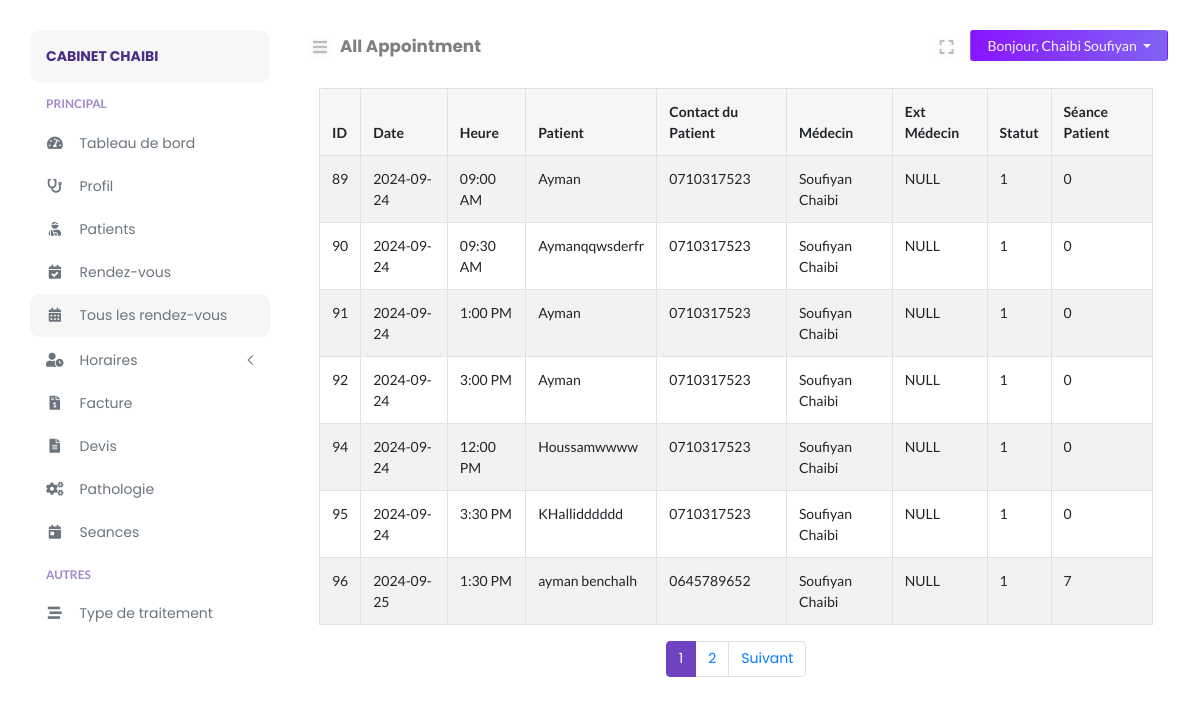
The page /doctor/all-appointment.php (signed in) on the database its author committed.
### tables this page shows
CREATE TABLE `doctors` (
  `doctor_id` int NOT NULL,
  `doctor_avatar` varchar(255) NOT NULL,
  `doctor_firstname` varchar(255) NOT NULL,
  `doctor_lastname` varchar(255) NOT NULL,
  `doctor_speciality` varchar(255) NOT NULL,
  `doctor_experience` varchar(10) NOT NULL,
  `doctor_desc` text NOT NULL,
  `doctor_password` varchar(255) NOT NULL,
  `doctor_token` varchar(255) DEFAULT NULL,
  `doctor_spoke` varchar(255) NOT NULL,
  `doctor_gender` varchar(10) NOT NULL,
  `doctor_dob` date NOT NULL,
  `doctor_email` varchar(255) NOT NULL,
  `doctor_contact` varchar(15) NOT NULL,
  `consult_fee` int NOT NULL,
  `date_created` datetime NOT NULL,
  `clinic_id` int NOT NULL
);

CREATE TABLE `appointment` (
  `app_id` int NOT NULL,
  `app_date` date NOT NULL,
  `app_time` varchar(255) NOT NULL,
  `treatment_type` varchar(255) DEFAULT NULL,
  `patient_id` varchar(50) NOT NULL,
  `doctor_id` int NOT NULL,
  `clinic_id` int NOT NULL,
  `doctor_ext` varchar(20) DEFAULT NULL,
  `status` int NOT NULL COMMENT '1: Confirm, 0: Not Confirm',
  `consult_status` int NOT NULL COMMENT '1: Visited 0: None',
  `arrive_status` int NOT NULL COMMENT '1: Arrived 0: None'
);

CREATE TABLE `patients` (
  `patient_id` varchar(50) NOT NULL,
  `patient_firstname` varchar(255) NOT NULL,
  `patient_identity` varchar(255) NOT NULL,
  `montent_p` int DEFAULT NULL,
  `patient_Seance` int NOT NULL,
  `patient_age` varchar(11) NOT NULL,
  `patient_contact` varchar(255) NOT NULL,
  `date_created` datetime NOT NULL
);

### doctor/includes/path.inc.php (called while the page is built, shortened)
<?php
$PATH = "doclab/doctor";
switch ($_SERVER["SCRIPT_NAME"]) {
    case '/'.$PATH.'/all-appointment.php':
        $CURRENT_PAGE = "All Appointment";
        break;
}
?>

### doctor/includes/session.inc.php (called while the page is built, shortened)
<?php
$sess_email = $_SESSION["DoctorRoleEmail"];
$stmt = $conn->prepare("SELECT * FROM doctors WHERE doctor_email = ?");
$stmt->bind_param("s", $sess_email);
$stmt->execute();
$doctor_result = $stmt->get_result();
$doctor_row = $doctor_result->fetch_assoc();

### doctor/all-appointment.php (the view, shortened to what this page needs)
<?php
require_once('../config/autoload.php');
require_once('./includes/path.inc.php');
require_once('./includes/session.inc.php');
$clinic_id = $doctor_row['clinic_id'];
$rows_per_page = 7;
$current_page = isset($_GET['page']) ? (int)$_GET['page'] : 1;
$offset = ($current_page - 1) * $rows_per_page;
$total_rows_query = $conn->prepare("
    SELECT COUNT(*) as total
    FROM appointment a
    WHERE a.clinic_id = ?
");
$total_rows_query->bind_param("i", $clinic_id);
$total_rows_query->execute();
$total_rows_result = $total_rows_query->get_result();
$total_rows = $total_rows_result->fetch_assoc()['total'];
$total_pages = ceil($total_rows / $rows_per_page);
?>
<!DOCTYPE html>
<html lang="fr">
<head>
</head>
<body>
    <div class="page-content" id="content">
        <?php include HEADER; ?>
        <div class="container mt-4">
            <?php
            if ($clinic_id > 0) {
                $stmt = $conn->prepare("
                    SELECT a.app_id,
                        a.app_date,
                        a.app_time,
                        a.treatment_type,
                        p.patient_firstname AS patient_name,
                        p.patient_contact AS patient_email,
                        p.patient_Seance AS patient_seance,
                        CONCAT(d.doctor_firstname, ' ', d.doctor_lastname) AS doctor_name,
                        a.doctor_ext,
                        a.status
                    FROM appointment a
                    JOIN patients p ON a.patient_id = p.patient_id
                    JOIN doctors d ON a.doctor_id = d.doctor_id
                    WHERE a.clinic_id = ?
                    LIMIT ? OFFSET ?
                ");
                if ($stmt) {
                    $stmt->bind_param("iii", $clinic_id, $rows_per_page, $offset);
                    $stmt->execute();
                    $result = $stmt->get_result();
                    if ($result && $result->num_rows > 0) {
                        echo '<table class="table table-bordered table-striped">';
                        echo '<thead>';
                        echo '<tr>';
                        echo '<th>ID</th>';
                        echo '<th>Date</th>';
                        echo '<th>Heure</th>';
                        echo '<th>Patient</th>';
                        echo '<th>Contact du Patient</th>';
                        echo '<th>Médecin</th>';
                        echo '<th>Ext Médecin</th>';
                        echo '<th>Statut</th>';
                        echo '<th>Séance Patient</th>';
                        echo '</tr>';
                        echo '</thead>';
                        echo '<tbody>';
                        while ($row = $result->fetch_assoc()) {
                            echo '<tr>';
                            echo '<td>' . htmlspecialchars($row['app_id'], ENT_QUOTES, 'UTF-8') . '</td>';
                            echo '<td>' . htmlspecialchars($row['app_date'], ENT_QUOTES, 'UTF-8') . '</td>';
                            echo '<td>' . htmlspecialchars($row['app_time'], ENT_QUOTES, 'UTF-8') . '</td>';
                            echo '<td>' . htmlspecialchars($row['patient_name'], ENT_QUOTES, 'UTF-8') . '</td>';
                            echo '<td>' . htmlspecialchars($row['patient_email'], ENT_QUOTES, 'UTF-8') . '</td>';
                            echo '<td>' . htmlspecialchars($row['doctor_name'], ENT_QUOTES, 'UTF-8') . '</td>';
                            echo '<td>' . htmlspecialchars(isset($row['doctor_ext']) ? $row['doctor_ext'] : 'NULL', ENT_QUOTES, 'UTF-8') . '</td>';
                            echo '<td>' . htmlspecialchars($row['status'], ENT_QUOTES, 'UTF-8') . '</td>';
                            echo '<td>' . htmlspecialchars($row['patient_seance'], ENT_QUOTES, 'UTF-8') . '</td>';
                            echo '</tr>';
                        }
                        echo '</tbody>';
                        echo '</table>';
                    } else {
                        echo '<p>Aucun rendez-vous trouvé.</p>';
                    }
                } else {
                    echo '<p>Échec de la préparation de la requête.</p>';
                }
            } else {
                echo '<p>ID de la clinique invalide.</p>';
            }
            ?>
        </div>
        <nav aria-label="Pagination">
            <ul class="pagination justify-content-center">
                <?php for ($i = 1; $i <= $total_pages; $i++): ?>
                    <li class="page-item <?php echo ($i === $current_page) ? 'active' : ''; ?>">
                        <a class="page-link" href="?page=<?php echo $i; ?>"><?php echo $i; ?></a>
                    </li>
                <?php endfor; ?>
                <?php if ($current_page < $total_pages): ?>
                    <li class="page-item"><a class="page-link" href="?page=<?php echo $current_page + 1; ?>">Suivant</a></li>
                <?php endif; ?>
            </ul>
        </nav>
    </div>
</body>
</html>

### doctor/layouts/nav_header.php (shortened to what this page needs)
<nav class="navbar navbar-header mb-2">
    <ul class="nav mr-auto">
        <li class="nav-item">
            <button class="btn btn-sm btn-expand" id="sidebarCollapse"><i class="fa fa-bars"></i></button>
        </li>
        <li class="nav-item nav-title">
            <a href="<?php echo $_SERVER["REQUEST_URI"];?>"><?php echo $CURRENT_PAGE;?></a>
        </li>
    </ul>
    <ul class="nav ml-auto">
        <li class="nav-item mr-2">
            <button class="btn btn-sm btn-expand" id="full-view"><i class="fa fa-expand"></i></button>
        </li>
        <li class="nav-item">
            <div class="btn-group">
                <button type="button" class="btn btn-sm dropdown-toggle btn-profile px-3" data-toggle="dropdown" aria-haspopup="true"
                    aria-expanded="false">
                    Bonjour, <?php echo $doctor_row["doctor_lastname"].' '.$doctor_row["doctor_firstname"]; ?>
                </button>
            </div>
        </li>
    </ul>
</nav>

### assets/css/typography.css (style rules this page uses)
body { font-size: 14px; font-family: 'Lato', sans-serif; }
a, a:visited { text-decoration: none; transition: all 0.3s ease-in-out; -webkit-transition: all 0.3s ease-in-out; -moz-transition: all 0.3s ease-in-out; -o-transition: all 0.3s ease-in-out; outline: 0; font-family: 'Poppins', 'Helvetica', sans-serif; }
ul, ol { margin-bottom: 0px; margin-top: 0px; padding: 0; }
ul { margin: 0; list-style-type: none; }
button { cursor: pointer; outline: none!important; letter-spacing: 0; }

### assets/css/default.css (style rules this page uses)
.navbar-header { padding: 0 !important; }
.nav-title { padding-top: 4px; margin-left: 4px; }
.nav-title a { font-weight: bold; font-size: 1.05rem; color: rgba(0, 0, 0, .5); }
.btn-profile { background: linear-gradient(to right, #8914fe 0%, #8063f5 100%); color: #f5f5f5; }
button.btn-expand { font-size: 16px !important; color: #bdbcbc; vertical-align: middle; text-shadow: 0 0 8px rgba(0, 0, 0, 0.12); -webkit-transition: color 0.3s ease 0s; transition: color 0.3s ease 0s; }
button#full-view { display: inline-block; }
body { overflow-x: hidden; background: #fff; }
.page-content { width: calc(100% - 15rem); margin-left: 16rem; transition: all 0.4s; padding: 1.9rem 3rem; }
:root { --primary-color: #6F42C2; }
.page-item.active .page-link { background-color: #6F42C2 !important; border-color: #6F42C2 !important; }
.table thead tr th, tfoot tr { background: #f6f6f6 !important; border-bottom: 0 !important; }
.table thead th:first-child { border-top-left-radius: 5px; }
.table thead th:last-child { border-top-right-radius: 5px; }
.table tbody tr { transition: all .2s; }

### assets/css/clinic/login.css (style rules this page uses)
html { min-height:100%; position:relative; }

### rows shown on the page
doctors: doctor_lastname "Chaibi", doctor_firstname "Soufiyan"
appointment: app_id "89", app_date "2024-09-24", app_time "09:00 AM", patient.patient_firstname "Ayman", patient.patient_contact "0710317523", doctor_name "Soufiyan Chaibi", doctor_ext "NULL", status "1", patient.patient_Seance "0"
appointment: app_id "90", app_date "2024-09-24", app_time "09:30 AM", patient.patient_firstname "Aymanqqwsderfr", patient.patient_contact "0710317523", doctor_name "Soufiyan Chaibi", doctor_ext "NULL", status "1", patient.patient_Seance "0"
appointment: app_id "91", app_date "2024-09-24", app_time "1:00 PM", patient.patient_firstname "Ayman", patient.patient_contact "0710317523", doctor_name "Soufiyan Chaibi", doctor_ext "NULL", status "1", patient.patient_Seance "0"
appointment: app_id "92", app_date "2024-09-24", app_time "3:00 PM", patient.patient_firstname "Ayman", patient.patient_contact "0710317523", doctor_name "Soufiyan Chaibi", doctor_ext "NULL", status "1", patient.patient_Seance "0"
appointment: app_id "94", app_date "2024-09-24", app_time "12:00 PM", patient.patient_firstname "Houssamwwww", patient.patient_contact "0710317523", doctor_name "Soufiyan Chaibi", doctor_ext "NULL", status "1", patient.patient_Seance "0"
appointment: app_id "95", app_date "2024-09-24", app_time "3:30 PM", patient.patient_firstname "KHallidddddd", patient.patient_contact "0710317523", doctor_name "Soufiyan Chaibi", doctor_ext "NULL", status "1", patient.patient_Seance "0"
appointment: app_id "96", app_date "2024-09-25", app_time "1:30 PM", patient.patient_firstname "ayman benchalh", patient.patient_contact "0645789652", doctor_name "Soufiyan Chaibi", doctor_ext "NULL", status "1", patient.patient_Seance "7"

### other values the page prints
$BRAND_NAME "CABINET CHAIBI"
$CURRENT_PAGE "All Appointment"
